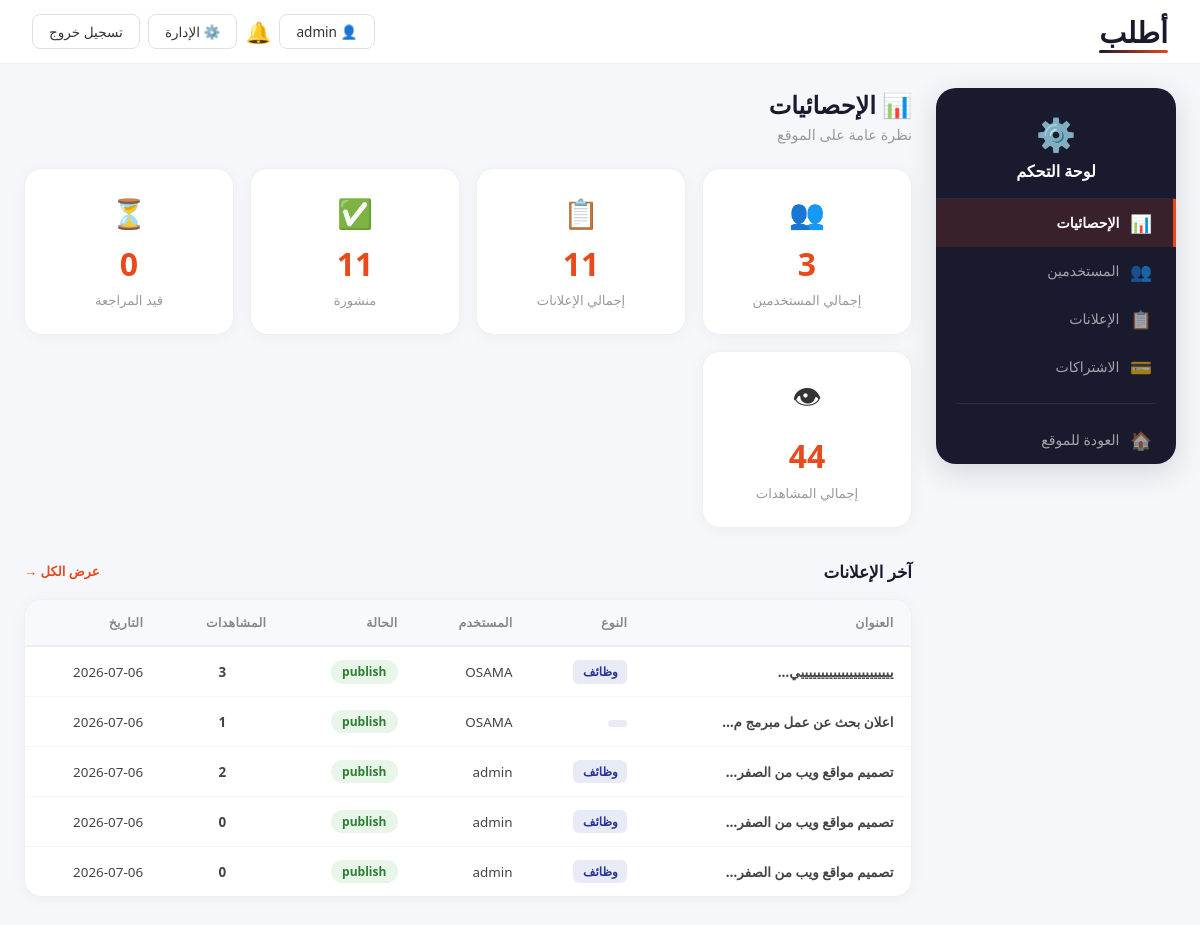
Page /dashboard/ (signed in) on the earlier database version.
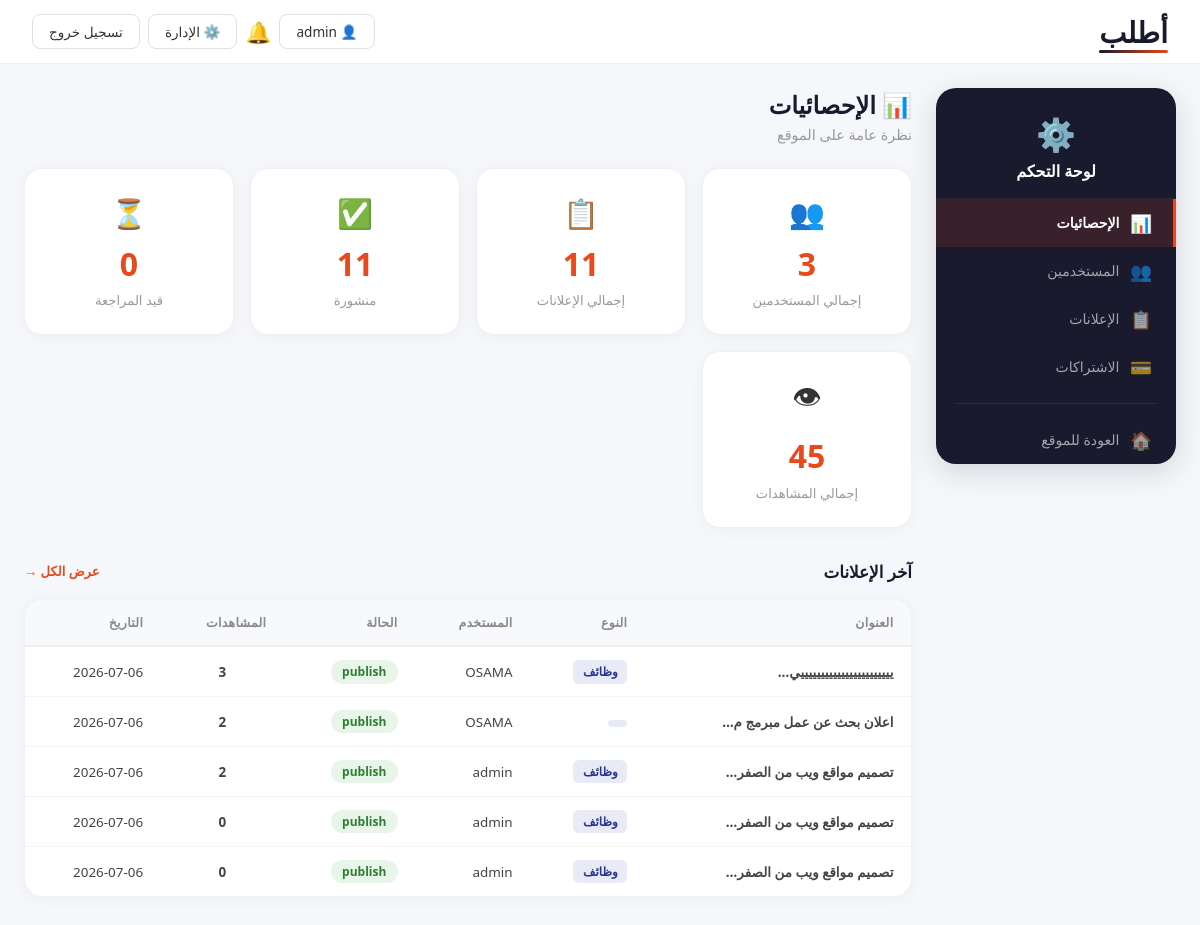
Same page on the later database version.
### main/models.py (models this page shows, shortened)
class Ad(models.Model):
    user = models.ForeignKey(User, on_delete=models.CASCADE, related_name='ads')
    title = models.CharField(max_length=200, blank=True, db_index=True)
    purpose = models.CharField(max_length=50, db_index=True)
    section = models.CharField(max_length=50, db_index=True)
    specialty = models.CharField(max_length=50, db_index=True)
    image_0 = models.ImageField(upload_to='ads/', blank=True, null=True)
    image_1 = models.ImageField(upload_to='ads/', blank=True, null=True)
    image_2 = models.ImageField(upload_to='ads/', blank=True, null=True)
    image_3 = models.ImageField(upload_to='ads/', blank=True, null=True)
    text_ar = models.TextField(blank=True)
    text_en = models.TextField(blank=True)
    contact_phone = models.CharField(max_length=30, blank=True)
    contact_email = models.EmailField(blank=True)
    status = models.CharField(max_length=10, default='draft', db_index=True)
    created_at = models.DateTimeField(auto_now_add=True, db_index=True)
    views = models.PositiveIntegerField(default=0)
    is_featured = models.BooleanField(default=False, db_index=True)
    featured_until = models.DateTimeField(null=True, blank=True)

### main/views.py (the view)
# urls.py: path('dashboard/', views.dashboard_view, name='dashboard'),
@user_passes_test(admin_check, login_url='login')
def dashboard_view(request):
    total_users = User.objects.count()
    total_ads = Ad.objects.count()
    active_ads = Ad.objects.filter(status='publish').count()
    pending_ads = Ad.objects.filter(status='pending').count()
    total_views = Ad.objects.aggregate(total=Sum('views'))['total'] or 0
    recent_ads = Ad.objects.order_by('-created_at')[:5]
    users_by_role = Profile.objects.values('role').annotate(count=Count('id'))
    return render(request, 'main/dashboard.html', {
        'total_users': total_users,
        'total_ads': total_ads,
        'active_ads': active_ads,
        'pending_ads': pending_ads,
        'total_views': total_views,
        'recent_ads': recent_ads,
        'users_by_role': users_by_role,
    })

### main/context_processors.py (called while the page is built)
def unread_notifications(request):
    if request.user.is_authenticated:
        return {'unread_notifs': Notification.objects.filter(user=request.user, is_read=False).count()}
    return {'unread_notifs': 0}

### main/views.py (called while the page is built)
def admin_check(user):
    if not user.is_authenticated:
        return False
    if user.is_superuser:
        return True
    profile, created = Profile.objects.get_or_create(user=user)
    return profile.role in ['admin', 'moderator']

### templates/main/dashboard.html (shortened to what the changed rows need)
<!DOCTYPE html>
<html lang="ar" dir="rtl">
<head>
    {% load static %}
    <link rel="stylesheet" href="{% static 'css/style.css' %}">
</head>
<body>
    <div class="dashboard-layout">
        <main class="dash-content">
            <div class="dash-header">
                <h2>📊 الإحصائيات</h2>
            </div>
            <div class="stats-grid">
                <div class="stat-card">
                    <div class="stat-icon stat-icon-views">👁</div>
                    <span class="stat-num">{{ total_views }}</span>
                    <span class="stat-label">إجمالي المشاهدات</span>
                </div>
            </div>
            <div class="dash-table-wrap">
                <table class="dash-table">
                    <thead>
                        <tr>
                            <th>العنوان</th>
                            <th>النوع</th>
                            <th>المستخدم</th>
                            <th>الحالة</th>
                            <th>المشاهدات</th>
                            <th>التاريخ</th>
                        </tr>
                    </thead>
                    <tbody>
                        {% for ad in recent_ads %}
                        <tr>
                            <td class="td-title">{{ ad.title|default:ad.text_ar|truncatechars:25 }}</td>
                            <td><span class="tag-purpose">{{ ad.purpose }}</span></td>
                            <td>{{ ad.user.username }}</td>
                            <td><span class="status-badge status-{{ ad.status }}">{{ ad.status }}</span></td>
                            <td class="td-views">{{ ad.views }}</td>
                            <td class="td-date">{{ ad.created_at|date:"Y-m-d" }}</td>
                        </tr>
                        {% empty %}
                        <tr><td colspan="6" class="td-empty">لا توجد إعلانات</td></tr>
                        {% endfor %}
                    </tbody>
                </table>
            </div>
        </main>
    </div>
</body>
</html>

Differences in the rows shown:
changed Ad "اعلان بحث عن عمل مبرمج م…": views "1" → "2"
Other differences:
{{ total_views }}: "44" → "45"
